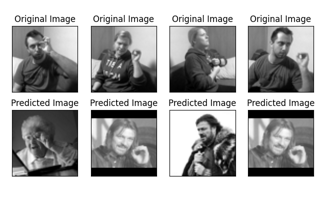

This figure's Python source:

import os
os.environ["TF_CPP_MIN_LOG_LEVEL"] = "2"

import numpy as np
import matplotlib.pyplot as plt
import scipy
from scipy import ndimage
import tensorflow as tf
from tensorflow.keras.layers import Input, Dense
from tensorflow.keras.models import Model
from tensorflow.keras.optimizers import Adam
from tensorflow.keras.regularizers import l1, l2
from matplotlib import image
print("")

## Seeding
#np.random.seed(42)
#tf.random.set_seed(42)

## Loading the MNIST dataset and then normalizing the images.
#dataset = tf.keras.datasets.mnist
#(x_train, y_train),(x_test, y_test) = dataset.load_data()
#x_train, x_test = x_train / 255.0, x_test / 255.0

gmas = image.imread("/home/roman/gma.png")
angs = image.imread("/home/roman/ang.png")
cnss = image.imread("/home/roman/cnsimply.png")
ughs = image.imread("/home/roman/ugh.png")
wins = image.imread("/home/roman/win.png")

grandma = np.load("/home/roman/Pictures/grandma_1.npy")
angry   = np.load("/home/roman/Pictures/angry_1.npy")
cns     = np.load("/home/roman/Pictures/cns_1.npy")
ugh     = np.load("/home/roman/Pictures/ugh_1.npy")
winter  = np.load("/home/roman/Pictures/winter_1.npy")

#x_train = grandma

#x_train = np.vstack( (grandma,angry,cns,ugh,winter) )
x_train = np.vstack( (grandma,cns,winter) )

#dx = ndimage.sobel(x_train[:,:,:], 1)
#dy = ndimage.sobel(x_train[:,:,:], 2)

#x_train = np.hypot(dx, dy)
#x_train /= np.max(x_train)

#print(np.max(x_train_2))

#exit()

#x_train_2 = grandma[:,0:32,0:32]

#x_1 = x_train[:,0:56,0:56]
#x_2 = x_train[:,4:60,0:56]
#x_3 = x_train[:,8:64,0:56]
#
#x_4 = x_train[:,0:56,4:60]
#x_5 = x_train[:,4:60,4:60]
#x_6 = x_train[:,8:64,4:60]
#
#x_7 = x_train[:,0:56,8:64]
#x_8 = x_train[:,4:60,8:64]
#x_9 = x_train[:,8:64,8:64]
#
#x_train_2 = np.vstack( (x_1,x_2,x_3,x_4,x_5,x_6,x_7,x_8,x_9) )

#random_indices = np.random.choice(x_train.shape[0], size=10, replace=False)


#x_test_2  = x_train[random_indices,:,:]
#x_train_2 = x_train[np.delete(np.arange(x_train.shape[0]), random_indices),:,:]

#print(x_train_2.shape)
#print(x_test_2.shape)

#exit()

H = 64
W = 64
C = 1

## Flattening the images.

gmas_gray = np.mean(gmas,axis=2)
#gmas_mag = np.hypot(ndimage.sobel(gmas_gray[:,:], 0), ndimage.sobel(gmas_gray[:,:], 1))
#gmas_mag /= np.max(gmas_mag)
gmas_tr = np.vstack( (np.tile(np.reshape( gmas_gray, (-1, H * W * C)), (grandma.shape[0]//2,1)),
                     np.tile(np.reshape( np.flip(gmas_gray,axis=1), (-1, H * W * C)), (grandma.shape[0]//2,1))) )

#angs_gray = np.mean(angs,axis=2)
#angs_mag = np.hypot(ndimage.sobel(angs_gray[:,:], 0), ndimage.sobel(angs_gray[:,:], 1))
#angs_mag /= np.max(angs_mag)
#angs_tr = np.vstack( (np.tile(np.reshape( angs_gray, (-1, H * W * C)), (angry.shape[0]//2,1)),
#                     np.tile(np.reshape( np.flip(angs_gray,axis=1), (-1, H * W * C)), (angry.shape[0]//2,1)) ))

cnss_gray = np.mean(cnss,axis=2)
#cnss_mag = np.hypot(ndimage.sobel(cnss_gray[:,:], 0), ndimage.sobel(cnss_gray[:,:], 1))
#cnss_mag /= np.max(cnss_mag)
cnss_tr = np.vstack( (np.tile(np.reshape( cnss_gray, (-1, H * W * C)), (cns.shape[0]//2,1)),
                     np.tile(np.reshape( np.flip(cnss_gray,axis=1), (-1, H * W * C)), (cns.shape[0]//2,1)) ))

ughs_gray = np.mean(ughs,axis=2)
#ughs_mag = np.hypot(ndimage.sobel(ughs_gray[:,:], 0), ndimage.sobel(ughs_gray[:,:], 1))
#ughs_mag /= np.max(ughs_mag)
ughs_tr = np.vstack( (np.tile(np.reshape( ughs_gray, (-1, H * W * C)), (ugh.shape[0]//2,1)),
                     np.tile(np.reshape( np.flip(ughs_gray,axis=1), (-1, H * W * C)), (ugh.shape[0]//2,1)) ))

wins_gray = np.mean(wins,axis=2)
#wins_mag = np.hypot(ndimage.sobel(wins_gray[:,:], 0), ndimage.sobel(wins_gray[:,:], 1))
#wins_mag /= np.max(wins_mag)
wins_tr = np.vstack( (np.tile(np.reshape( wins_gray, (-1, H * W * C)), (winter.shape[0]//2,1)),
                     np.tile(np.reshape( np.flip(wins_gray,axis=1), (-1, H * W * C)), (winter.shape[0]//2,1)) ))

#gma_te = np.tile(np.reshape( np.mean(gma,axis=2), (-1, H * W * C)), (x_test_2.shape[0],1))

#y_train = np.vstack( (gmas_tr,angs_tr,cnss_tr,ughs_tr,wins_tr) )
y_train = np.vstack( (gmas_tr,cnss_tr,wins_tr) )
x_train = np.reshape(x_train, (-1, H * W * C))
#x_test = np.reshape(x_test_2, (-1, H * W * C))
print(x_train.shape, y_train.shape)
#print(gma_tr.shape, gma_te.shape)

## Latent space
latent_dim = 256

emb_name = 'embedding'

## Building the autoencoder
inputs = Input(shape=(H*W*C,))
e1 = Dense(2048, activation="relu")(inputs)
e2 = Dense(1024, activation="relu")(e1)
h = Dense(latent_dim, activation="relu", name=emb_name)(e2)
d4 = Dense(1024, activation="relu")(h)
d5 = Dense(2048, activation="relu")(d4)
outputs = Dense(H*W*C, activation="sigmoid")(d5)

autoencoder = Model(inputs, outputs)
autoencoder.compile(optimizer=Adam(1e-3), loss='binary_crossentropy')
autoencoder.summary()


## Training the autoencoder
autoencoder.fit(
    x_train,
    y_train,
    epochs=3000,
    batch_size=2048,
    shuffle=False#,
#    validation_data=(x_test, gma_te)
)

random_indices = np.random.choice(x_train.shape[0], size=10, replace=False)

xxx = x_train[random_indices,:]
test_pred_y = autoencoder.predict(xxx)

autoencoder.save("autoencoder_model")

#intermediate_layer_model = Model(inputs=autoencoder.input,
#                                 outputs=autoencoder.get_layer(emb_name).output)
#intermediate_output = intermediate_layer_model.predict(x_test)

#np.save("fle.npy",intermediate_output)

n = 10  ## how many digits we will display
plt.figure(figsize=(20, 4))
for i in range(n):
    ## display original
    ax = plt.subplot(2, n, i + 1)
    ax.set_title("Original Image")
    plt.imshow(xxx[i].reshape(H, W))
    plt.gray()
    ax.get_xaxis().set_visible(False)
    ax.get_yaxis().set_visible(False)

    ## display reconstruction
    ax = plt.subplot(2, n, i + 1 + n)
    ax.set_title("Predicted Image")
    plt.imshow(test_pred_y[i].reshape(H, W))
    plt.gray()
    ax.get_xaxis().set_visible(False)
    ax.get_yaxis().set_visible(False)
plt.savefig("results/deep_autoencoder.png")
